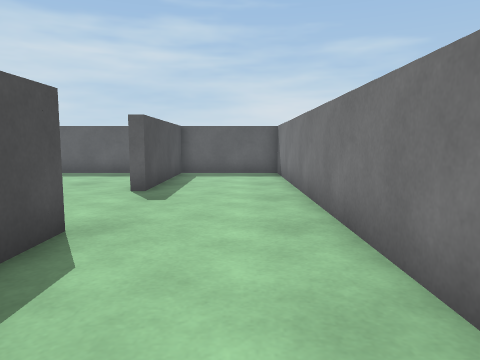
[1] (above)

17 first-person views from a walk through a Unity game level. The camera is 0.62 m above the floor, tilts 6° down and sees 70° across. The floor is counted in squares, 0.5 m on a side. Each view is taken from the middle of a square. On the plan, view 1 faces up. The plan holds only what a view shows up to about 14 squares ahead; the rest is blank. The player character is not drawn.

[2]
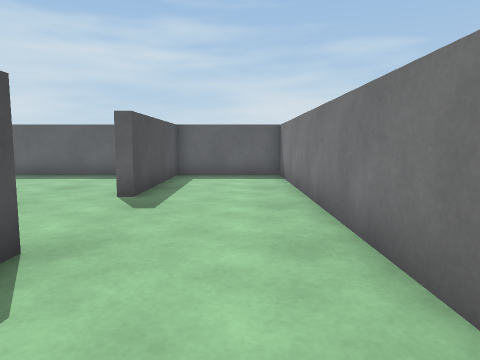

[3]
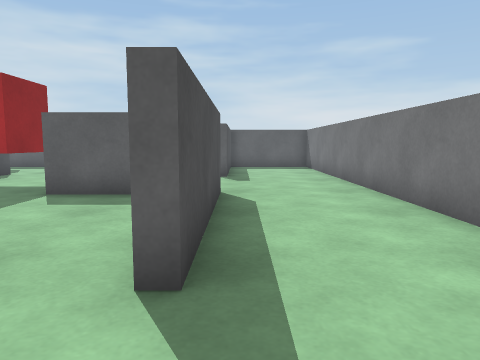

[4]
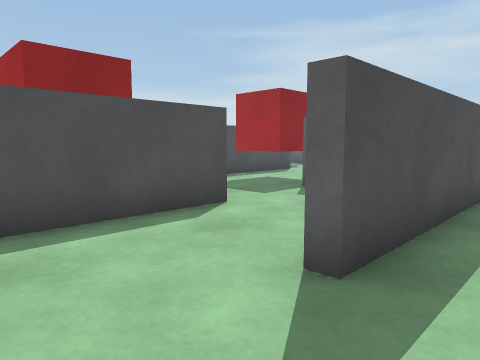

[5]
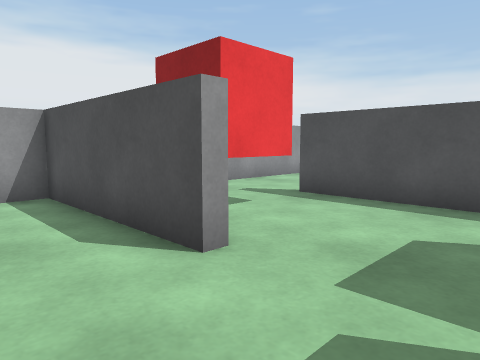

[6]
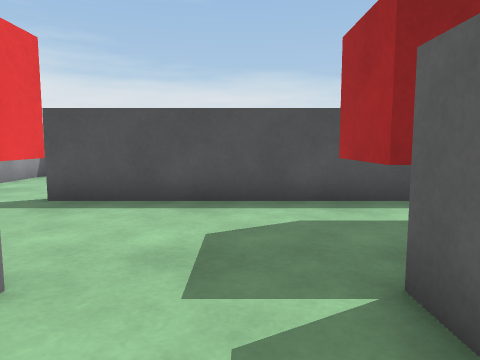

[7]
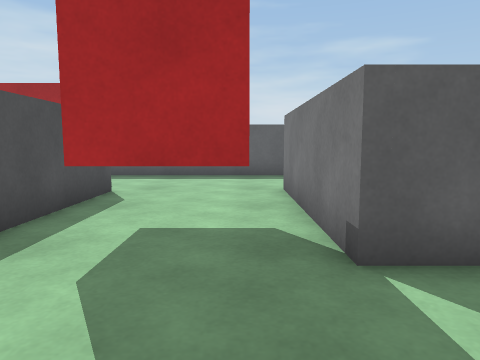

[8]
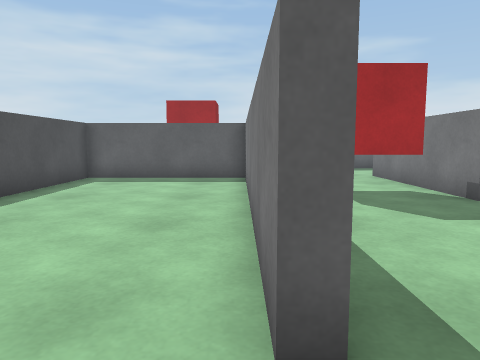

[9]
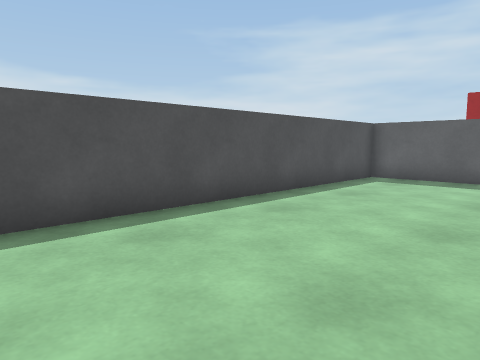

[10]
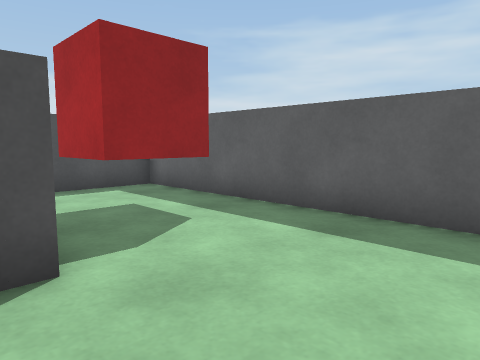

[11]
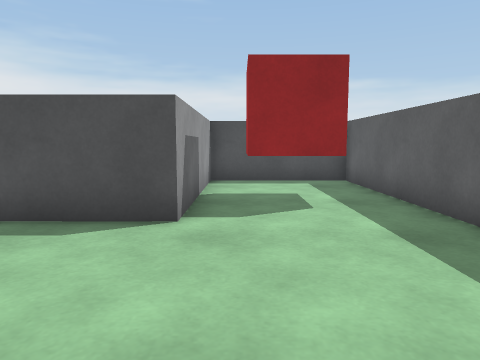

[12]
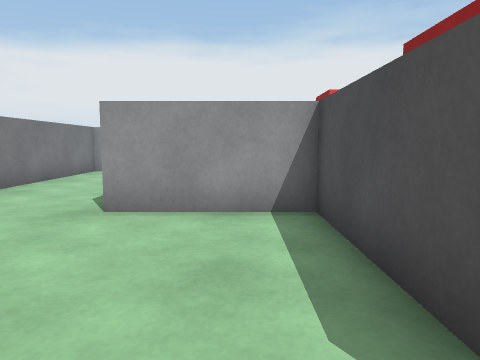

[13]
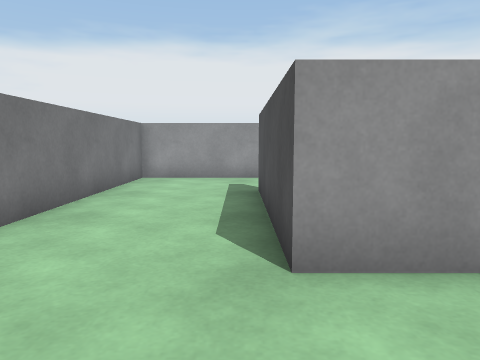

[14]
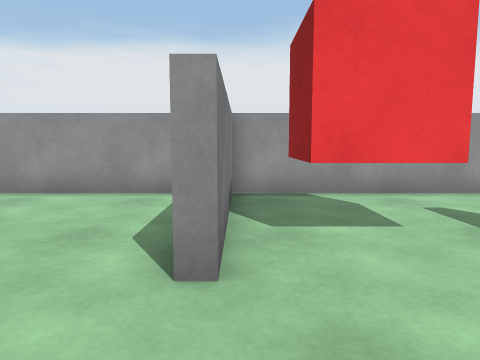

[15]
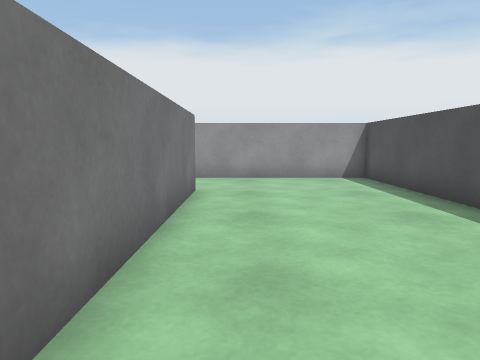

[16]
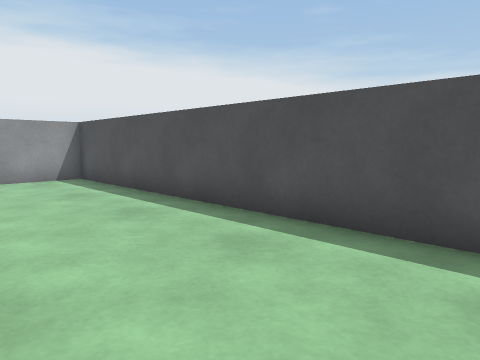

[17]
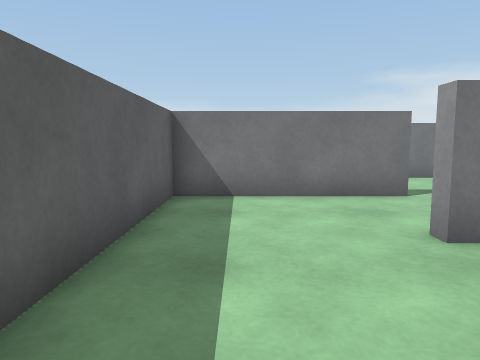

### Floor plan
Points are (right, up) in squares from view 1. A wall is a line through its corners. A room is listed if a view was taken in it or the views show most of it. See-through windows are left out.
Room 1 (views 1, 2, 3, 4, 5, 6, 7, 8, 9, 10, 11, 12, 13, 14, 15, 16, 17)
walls: (-4.6, 4.4) (-6.8, 4.4) (-6.8, 10.4) (-6.4, 10.4); (-6.4, 9.1) (-6.4, 4.8) (-2.5, 4.8) (-2.5, -1.2) (-3, -1.2); (-11.8, 9.6) (-17.6, 9.6) (-17.6, -4.6) (-6.8, -4.6); (-6.8, -3.9) (-6.8, 1) (-6.4, 1) (-6.4, -4.6) (1.6, -4.6) (1.6, 14.6) (-2.5, 14.6) (-2.5, 9) (-2.9, 9) (-2.9, 14.6) (-17.6, 14.6) (-17.6, 10) (-11.4, 10) (-11.4, -1.2) (-11.8, -1.2) (-11.8, 8.2)
objects: red cube (-15, 11) to (-13, 13); red cube (-10, -2) to (-8, -1); red cube (-10, 5) to (-8, 6)

Positions as (right, up) in squares from view 1, and headings:
1: (0, 0), facing up
2: (0, 1), facing up
3: (-2, -4), facing up
4: (-1, -4), facing up-left
5: (-4, 4), facing down-left
6: (-4, 3), facing left
7: (-8, 1), facing up
8: (-12, -3), facing up
9: (-12, -3), facing up-left
10: (-8, 9), facing up-left
11: (-6, 11), facing left
12: (-5, 11), facing down
13: (-2, 8), facing down
14: (-7, 4), facing down
15: (-13, 8), facing down
16: (-13, 8), facing down-left
17: (-11, 13), facing right
